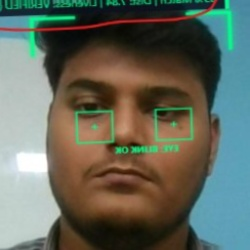
#> input picture backend/dataset/Arsal/03.jpg, 250 x 250 px; its folder holds only this picture in this run
$ python train_model.py
#> lines starting #> are read from the running program, lines starting #| are printed output that depends on the picture
#> in train_ai_model, img is the input picture: shape (250, 250, 3); mean B, G, R 92, 104.3, 98.7
### backend/face_detector.py
"""Finds faces and eyes in a camera frame and prepares the face for recognition.
"""

from typing import List, Tuple, Optional
from pathlib import Path
import cv2
import numpy as np

try:
    from . import config
except ImportError:
    from backend import config


class FaceDetectionResult:
    """Encapsulates the output of face detection on a single frame."""
    def __init__(self,
                 status: str,
                 face_count: int,
                 boxes: List[Tuple[int, int, int, int]],
                 rois: List[np.ndarray],
                 primary_box: Optional[Tuple[int, int, int, int]] = None,
                 primary_roi: Optional[np.ndarray] = None):
        self.status = status                # 'NO_FACE', 'SINGLE_FACE', 'MULTIPLE_FACES'
        self.face_count = face_count
        self.boxes = boxes                  # [(x, y, w, h), ...]
        self.rois = rois                    # [aligned_gray_roi, ...]
        self.primary_box = primary_box      # Box of largest/primary face
        self.primary_roi = primary_roi      # Normalized ROI for recognition


class FaceDetector:
    """Finds faces and eyes, evening out the lighting first (CLAHE)."""

    def __init__(self,
                 face_cascade_path: Optional[Path] = None,
                 eye_cascade_path: Optional[Path] = None):
        self.face_cascade_path = str(face_cascade_path or config.HAAR_FACE_PATH)
        self.eye_cascade_path = str(eye_cascade_path or config.HAAR_EYE_PATH)

        self.face_cascade = cv2.CascadeClassifier(self.face_cascade_path)
        self.eye_cascade = cv2.CascadeClassifier(self.eye_cascade_path)

        if self.face_cascade.empty():
            raise FileNotFoundError(f"Failed to load Haar face cascade from: {self.face_cascade_path}")
        if self.eye_cascade.empty():
            raise FileNotFoundError(f"Failed to load Haar eye cascade from: {self.eye_cascade_path}")

        # CLAHE for lighting invariance (handles shadows, bright sunlight, dim car interior)
        self.clahe = cv2.createCLAHE(clipLimit=2.0, tileGridSize=(8, 8))

    def preprocess_image(self, img: np.ndarray) -> np.ndarray:
        """Converts to grayscale and applies adaptive histogram equalization."""
        if len(img.shape) == 3:
            gray = cv2.cvtColor(img, cv2.COLOR_BGR2GRAY)
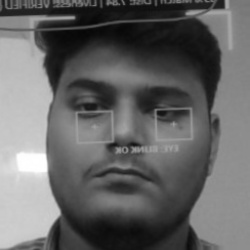
#> gray: shape (250, 250); min 6, max 255, mean 101.2
        else:
            gray = img.copy()
        equalized = self.clahe.apply(gray)
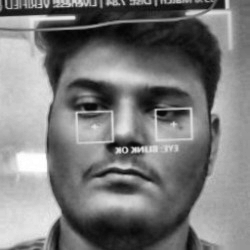
#> equalized: shape (250, 250); min 4, max 255, mean 122.3
        return equalized

    def detect_faces(self, frame: np.ndarray) -> FaceDetectionResult:
        """
        Detects faces in the given camera frame.
        Handles zero faces, exactly one face, and multiple faces.
        """
        if frame is None or frame.size == 0:
            return FaceDetectionResult("NO_FACE", 0, [], [])

        gray = self.preprocess_image(frame)

        raw_faces = self.face_cascade.detectMultiScale(
            gray,
            scaleFactor=config.FACE_SCALE_FACTOR,
            minNeighbors=config.FACE_MIN_NEIGHBORS,
            minSize=config.FACE_MIN_SIZE,
            flags=cv2.CASCADE_SCALE_IMAGE
        )
#> raw_faces = [[34, 31, 183, 183]]

        face_count = len(raw_faces)
#> face_count = 1
        if face_count == 0:
            return FaceDetectionResult("NO_FACE", 0, [], [])

        # Sort faces by area (width * height) descending to get primary face first
        boxes = sorted([tuple(b) for b in raw_faces], key=lambda b: b[2] * b[3], reverse=True)
#> boxes = [(34, 31, 183, 183)]

        rois = []
        for (x, y, w, h) in boxes:
            # Crop with slight padding if within bounds
            pad_x = int(w * 0.05)
            pad_y = int(h * 0.05)
            y1 = max(0, y - pad_y)
            y2 = min(gray.shape[0], y + h + pad_y)
            x1 = max(0, x - pad_x)
            x2 = min(gray.shape[1], x + w + pad_x)

            face_crop = gray[y1:y2, x1:x2]
            # Standardize face ROI size for LBPH recognition
            resized_roi = cv2.resize(face_crop, config.FACE_TARGET_SIZE, interpolation=cv2.INTER_AREA)
            rois.append(resized_roi)
#> this loop made 1 pass
#> (x, y, w, h, pad_x, pad_y, y1, y2) on pass 1: (34, 31, 183, 183, 9, 9, 22, 223)
#> pass 1, in detect_faces, `face_crop = gray[y1:y2, x1:x2]`:
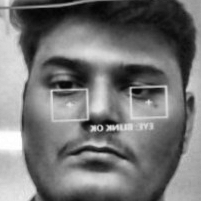
#> face_crop: shape (201, 201); min 4, max 255, mean 116.8
#> pass 1, in detect_faces, `resized_roi = cv2.resize(face_crop, config.FACE_TARGET_SIZE, interpola..`:
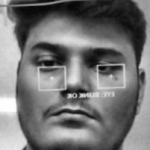
#> resized_roi: shape (150, 150); min 4, max 255, mean 116.8
#> after the loop, rois = 1 item

        status = "SINGLE_FACE" if face_count == 1 else "MULTIPLE_FACES"
#> status = 'SINGLE_FACE'
        return FaceDetectionResult(
            status=status,
            face_count=face_count,
            boxes=boxes,
            rois=rois,
            primary_box=boxes[0],
            primary_roi=rois[0]
        )
#> in __init__, `self.face_count = face_count`: self.face_count = 1
#> in __init__, `self.boxes = boxes`: self.boxes = [(34, 31, 183, 183)]
#> in __init__, `self.rois = rois`: self.rois = 1 item
#> in __init__, `self.primary_box = primary_box`: self.primary_box = (34, 31, 183, 183)

    # [18 lines left out: function detect_eyes_in_face, not called in this run]

### backend/face_recognizer.py
"""Recognises enrolled drivers.

FaceRecognizer      OpenCV LBPH model trained from photos (models/face_model.yml, models/labels.json)
SFaceRecognizer     pretrained OpenCV SFace model; drivers are enrolled live from the camera and
                    their face signatures are saved in data/face_gallery.npz
"""

import json
import re
import threading
from pathlib import Path
from typing import Dict, List, Optional, Tuple
import cv2
import numpy as np

try:
    from . import config
except ImportError:
    from backend import config


class RecognitionResult:
    """Encapsulates the prediction result for a face ROI."""
    # [20 lines left out: functions __init__, to_dict, not called in this run]


class FaceRecognizer:
    """Manages training, persistence, and prediction using OpenCV LBPH."""

    def __init__(self,
                 model_path: Optional[Path] = None,
                 labels_path: Optional[Path] = None,
                 threshold: float = config.MATCH_THRESHOLD):
        self.model_path = Path(model_path or config.MODEL_FILE)
        self.labels_path = Path(labels_path or config.LABELS_FILE)
        self.threshold = threshold

        self.recognizer = cv2.face.LBPHFaceRecognizer_create(
            radius=config.LBPH_RADIUS,
            neighbors=config.LBPH_NEIGHBORS,
            grid_x=config.LBPH_GRID_X,
            grid_y=config.LBPH_GRID_Y
        )
        self.labels_map: Dict[int, str] = {}  # {0: "Arun", 1: "Kumar", ...}
        self.is_trained = False

        if self.model_path.exists() and self.labels_path.exists():
            self.load()

    def train(self,
              face_rois: List[np.ndarray],
              labels: List[int],
              names_map: Dict[int, str]) -> None:
        """
        Trains the LBPH recognizer with the provided face images and labels.
        """
        if not face_rois or not labels or len(face_rois) != len(labels):
            raise ValueError("Training requires non-empty, matching lists of face_rois and labels.")

        print(f"[*] Training LBPH model on {len(face_rois)} face images across {len(names_map)} drivers...")
        # Ensure all images are uniform size and uint8 grayscale
        processed_rois = []
        for img in face_rois:
            if len(img.shape) == 3:
                img = cv2.cvtColor(img, cv2.COLOR_BGR2GRAY)
            if img.shape != config.FACE_TARGET_SIZE:
                img = cv2.resize(img, config.FACE_TARGET_SIZE, interpolation=cv2.INTER_AREA)
            processed_rois.append(img.astype(np.uint8))

        labels_arr = np.array(labels, dtype=np.int32)
        self.recognizer.train(processed_rois, labels_arr)
        self.labels_map = names_map
        self.is_trained = True

        self.save()
        print(f"[+] LBPH model training completed and saved to: {self.model_path}")

    def save(self) -> None:
        """Persists the trained model and label dictionary to disk."""
        self.model_path.parent.mkdir(parents=True, exist_ok=True)
        self.recognizer.write(str(self.model_path))

        # Save labels dictionary as JSON
        with open(self.labels_path, "w", encoding="utf-8") as f:
            # Store keys as string for standard JSON format
            json.dump({str(k): v for k, v in self.labels_map.items()}, f, indent=2)

    # [69 lines left out: functions forget, load, predict, recognize, not called in this run]


class SFaceRecognizer:
    """Face login with OpenCV's pretrained YuNet (detector) and SFace (recogniser).

    The models are already trained on millions of faces, so a driver is enrolled just by
    saving face signatures from live camera frames. No retraining step is needed.
    """

    # [33 lines left out: functions __init__, ready, _load_gallery, not called in this run]

    def _save_gallery(self):
        self.gallery_path.parent.mkdir(parents=True, exist_ok=True)
        np.savez(self.gallery_path, **self.gallery)

    # [9 lines left out: function _faces, not called in this run]

    def _signature(self, frame: np.ndarray, face) -> np.ndarray:
        with self.lock:
            return self.recognizer.feature(self.recognizer.alignCrop(frame, face))[0]

    # [83 lines left out: functions _best_match, identify, forget, clean_name, enrol, _save_images, not called in this run]

    def enrolled(self) -> Dict[str, int]:
        """Driver name -> number of saved face signatures."""
        return {name: len(sigs) for name, sigs in self.gallery.items()}

### backend/db_logger.py
"""Saves face login results to the events table and posts them to the dashboard API.
Keeps working if the dashboard is not running.
"""

from datetime import datetime
from pathlib import Path
from typing import Dict, List, Optional, Any
import sqlite3
import requests

try:
    from . import config
except ImportError:
    from backend import config


class DatabaseLogger:
    """Logs driver recognition events to SQLite database and Dashboard API."""

    def __init__(self, db_path: Optional[Path] = None, api_url: Optional[str] = None):
        self.db_path = Path(db_path or config.DB_PATH)
        self.api_url = api_url or config.API_BASE_URL
        self._init_db()

    def _get_connection(self) -> sqlite3.Connection:
        conn = sqlite3.connect(str(self.db_path))
        conn.row_factory = sqlite3.Row
        return conn

    def _init_db(self):
        """Initializes required SQLite tables if they do not already exist."""
        self.db_path.parent.mkdir(parents=True, exist_ok=True)
        with self._get_connection() as conn:
            cursor = conn.cursor()
            # Drivers table
            cursor.execute("""
                CREATE TABLE IF NOT EXISTS drivers (
                    id INTEGER PRIMARY KEY AUTOINCREMENT,
                    name TEXT UNIQUE NOT NULL,
                    enrolled_date TEXT NOT NULL,
                    status TEXT DEFAULT 'ACTIVE',
                    face_count INTEGER DEFAULT 0
                )
            """)
            # Events table matching Prasanth's specification
            cursor.execute("""
                CREATE TABLE IF NOT EXISTS events (
                    id INTEGER PRIMARY KEY AUTOINCREMENT,
                    timestamp TEXT NOT NULL,
                    type TEXT NOT NULL,
                    severity TEXT NOT NULL,
                    driver TEXT NOT NULL,
                    speed REAL DEFAULT 0.0,
                    lat REAL DEFAULT 0.0,
                    lon REAL DEFAULT 0.0,
                    zone TEXT DEFAULT '',
                    details TEXT
                )
            """)
            conn.commit()

    def register_enrolled_driver(self, driver_name: str, face_count: int, license_number: Optional[str] = None):
        """Records or updates an enrolled driver in the drivers table."""
        now = datetime.now().strftime("%Y-%m-%d %H:%M:%S")
        with self._get_connection() as conn:
            cursor = conn.cursor()
            cursor.execute("PRAGMA table_info(drivers)")
            cols = [c[1] for c in cursor.fetchall()]
            if "enrolled_date" in cols:
                cursor.execute("""
                    INSERT INTO drivers (name, enrolled_date, status, face_count)
                    VALUES (?, ?, 'ACTIVE', ?)
                    ON CONFLICT(name) DO UPDATE SET
                        face_count = excluded.face_count,
                        enrolled_date = excluded.enrolled_date
                """, (driver_name, now, face_count))
            else:
                cursor.execute("SELECT id FROM drivers WHERE name = ?", (driver_name,))
                existing = cursor.fetchone()
                if existing:
                    row_id = existing["id"] if isinstance(existing, dict) or hasattr(existing, "__getitem__") else existing[0]
                    cursor.execute("UPDATE drivers SET authorized = 1, notes = ? WHERE id = ?",
                                   (f"Enrolled {face_count} face descriptors", row_id))
                    if license_number:
                        cursor.execute("UPDATE drivers SET license_number = ? WHERE id = ?", (license_number, row_id))
                else:
                    cursor.execute("INSERT INTO drivers (name, license_number, authorized, notes, created_at) VALUES (?, ?, 1, ?, ?)",
                                   (driver_name, license_number or f"DL-{driver_name[:3].upper()}-2024",
                                    f"Enrolled {face_count} face descriptors", now))
            conn.commit()

    # [64 lines left out: functions log_auth_event, _notify_dashboard_api, get_recent_events, not called in this run]

### backend/train_model.py
"""Trains the face model from the photos in dataset/<driver name>/.

Saves models/face_model.yml and models/labels.json, then updates the driver
list in the database. Run with:  python -m backend.train_model
"""

import time
from pathlib import Path
from typing import Dict, List
import cv2
import numpy as np

try:
    from . import config
    from .face_detector import FaceDetector
    from .face_recognizer import FaceRecognizer
    from .db_logger import DatabaseLogger
except ImportError:
    from backend import config
    from backend.face_detector import FaceDetector
    from backend.face_recognizer import FaceRecognizer
    from backend.db_logger import DatabaseLogger


def train_ai_model(dataset_dir: Path = config.DATASET_DIR) -> FaceRecognizer:
    print("=" * 60)
    print("AcciAlert - Training AI Face Recognition Model")
    print("=" * 60)

    if not dataset_dir.exists():
        raise FileNotFoundError(f"Dataset directory not found: {dataset_dir}")

    detector = FaceDetector()
    recognizer = FaceRecognizer()
    db_logger = DatabaseLogger()

    driver_folders = [d for d in dataset_dir.iterdir() if d.is_dir() and not d.name.startswith(".")]
    if not driver_folders:
        raise ValueError(f"No driver folders found in {dataset_dir}. Enrol a driver from the dashboard first (photos are saved there).")

    names_map: Dict[int, str] = {}
    face_rois: List[np.ndarray] = []
    labels: List[int] = []

    print(f"[*] Found {len(driver_folders)} driver directories: {[d.name for d in driver_folders]}")

    start_time = time.time()
    for label_id, driver_folder in enumerate(sorted(driver_folders, key=lambda x: x.name)):
        driver_name = driver_folder.name
        names_map[label_id] = driver_name
        image_files = list(driver_folder.glob("*.jpg")) + list(driver_folder.glob("*.png")) + list(driver_folder.glob("*.jpeg"))

        driver_face_count = 0
        for img_path in image_files:
            img = cv2.imread(str(img_path))
            if img is None:
                continue

            det_result = detector.detect_faces(img)
            if det_result.face_count >= 1 and det_result.primary_roi is not None:
                face_rois.append(det_result.primary_roi)
                labels.append(label_id)
                driver_face_count += 1
            else:
                # If Haar missed due to tight crop, attempt direct resize of pre-cropped image
                gray = detector.preprocess_image(img)
                resized = cv2.resize(gray, config.FACE_TARGET_SIZE, interpolation=cv2.INTER_AREA)
                face_rois.append(resized)
                labels.append(label_id)
                driver_face_count += 1

        print(f"    - {driver_name}: Processed {driver_face_count} face images (Label ID: {label_id})")
        db_logger.register_enrolled_driver(driver_name, driver_face_count)
#> pass 2 of the loop in train_ai_model, `for label_id, driver_folder in enumerate(sorted(driver_folders, key=la..`:
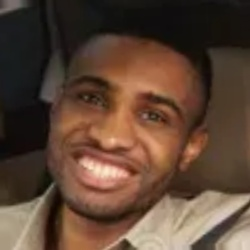
#> input picture backend/dataset/Arun/05.jpg, 250 x 250 px
#> in train_ai_model, img is the input picture: shape (250, 250, 3); mean B, G, R 53.6, 69.2, 93.6
#> in preprocess_image (call 2), `equalized = self.clahe.apply(gray)`:
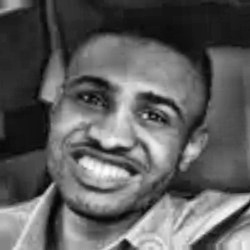
#> equalized: shape (250, 250); min 4, max 254, mean 94.1
#> raw_faces = [[29, 34, 183, 183]]
#> boxes = [(29, 34, 183, 183)]
#> the loop in detect_faces (call 2), `for (x, y, w, h) in boxes:` made 1 pass
#> (x, y, w, h, pad_x, pad_y, y1, y2) on pass 1: (29, 34, 183, 183, 9, 9, 25, 226)
#> pass 1, in detect_faces (call 2), `face_crop = gray[y1:y2, x1:x2]`:
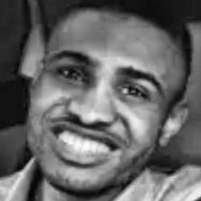
#> face_crop: shape (201, 201); min 4, max 254, mean 100.4

    if not face_rois:
        raise RuntimeError("No face images could be processed for training.")

    # Train recognizer
    recognizer.train(face_rois, labels, names_map)
#> (printed output is left out)
#> the loop in train, `for img in face_rois:` made 2 passes
#> after the loop in train, `for img in face_rois:`: processed_rois = 2 items
    elapsed = time.time() - start_time

    print("-" * 60)
    print(f"[+] Successfully trained model on {len(face_rois)} total face samples in {elapsed:.2f}s!")
#| [+] Successfully trained model on 2 total face samples in 0.24s!
    print(f"[+] Output Model: {config.MODEL_FILE}")
    print(f"[+] Output Labels: {config.LABELS_FILE}")
    print(f"[+] Enrolled Drivers: {list(names_map.values())}")
    print("=" * 60)
    return recognizer


if __name__ == "__main__":
    train_ai_model()
